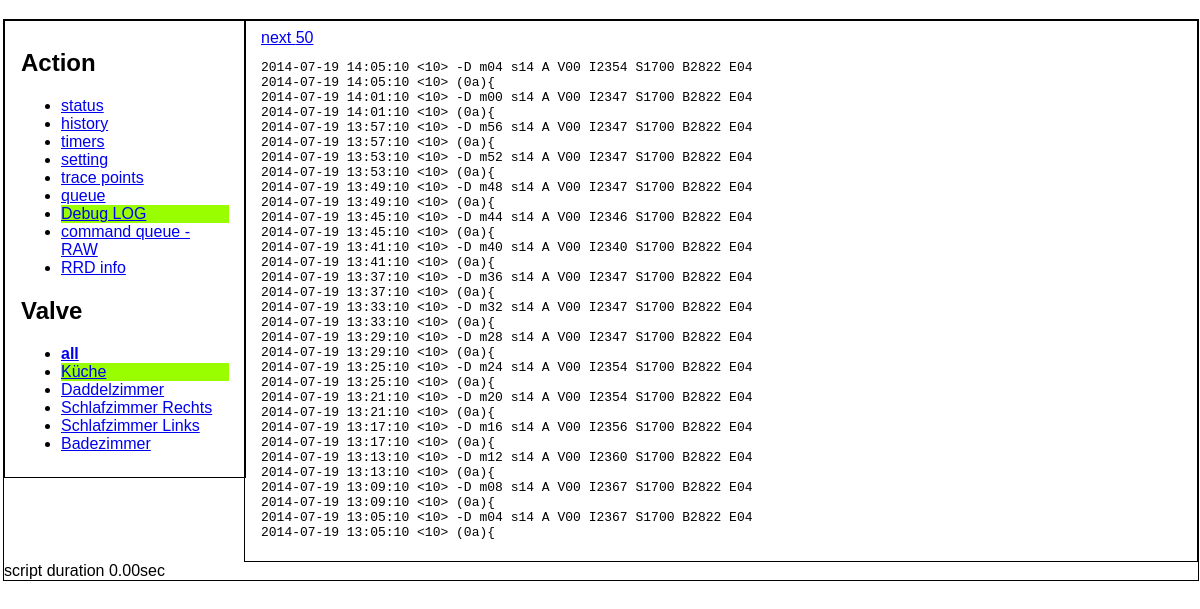
The app's page /?page=debug_log&addr=10 with its own data.
### tables this page shows
CREATE TABLE debug_log (
    id INTEGER PRIMARY KEY, 
    time INTEGER, 
    addr INTEGER,
    data CHAR(80));

### common.php (called while the page is built, shortened)
<?php
include "config.php";
function format_time($timestamp) {
    return date("Y-m-d H:i:s",$timestamp);
}
function cleanString($wild) {
    return preg_replace("/[^[_:alnum:]+]/","",$wild);
}
class contend {
  function __construct($addr) {
    $this->addr=$addr;
  }
}

### config.php (called while the page is built, shortened)
<?php
   $room_name = array (
    0x0a => 'Küche',
    0x0b => 'Daddelzimmer',
    0x0c => 'Schlafzimmer Rechts',
    0x0d => 'Schlafzimmer Links',
    0x0e => 'Badezimmer',
  );

### contend/debug_log.php (the view, shortened to what this page needs)
<?php
class contend_debug_log extends contend {
  public function view() {
    global $db,$_GET;
    $limit = (int)($_GET['limit']);
    if ($limit<=0) $limit=50;
    $offset = (int)($_GET['offset']);
    if ($this->addr) {
	$where= ' WHERE addr='. $this->addr;
    } else {
	$where='';
    }
    $result = $db->query("SELECT * FROM debug_log$where ORDER BY time DESC LIMIT $offset,$limit");
    echo "<div>";
    echo " <a href=\"?page=debug_log&addr=$this->addr&offset=".($offset+50)."&limit=$limit\">next $limit</a>";
    echo "</div>";
    echo "<pre>\n";
    while ($row = $result->fetchArray()) {
	if ($row['addr']>0) $x=sprintf("<%02d>",$row['addr']);
	else $x="    ";
	printf("%s %s %s\n",format_time($row['time']),$x,$row['data']);
    }
    echo "</pre>\n";
  }
}

### index.php (shortened to what this page needs)
<?php
$ts=microtime(true);
include "config.php";
include "common.php";
    $addr = (int) $_GET['addr'];
    if (isset($_GET['page'])) {
      $page=cleanString($_GET['page']);
    } else {
      $page = "status";
    }
    if (isset($_GET['css'])) {
      $css=cleanString($_GET['css']).'.css';
    } else {
      $css = "browser_1.css";
    }
    $contend = new $contend_class($addr);
echo '<?xml version="1.0" encoding="UTF-8"?>
<!DOCTYPE html PUBLIC "-//W3C//DTD XHTML 1.0 Transitional//EN" "http://www.w3.org/TR/xhtml1/DTD/xhtml1-transitional.dtd">
<html xmlns="http://www.w3.org/1999/xhtml" xml:lang="en" lang="en">
<head>
<title>Heating</title>  <meta http-equiv="content-language" content="en" />
';
echo '<meta http-equiv="content-type" content="text/html; charset=utf-8" />
  <style media="screen" type="text/css"> @import url(';
echo "'css/$css'";
echo '); </style></head><body>';
echo '<div id="content">';
echo '<div id="sidebar"><div id="sidebar-content">';
  include "menu.php";
echo '</div></div>';
echo '<div id="main"><div id="main-content">';
    $contend->view();
echo '</div></div>';
echo '<div class="debug">';
  echo '<div>script duration '.sprintf("%.2f",microtime(true)-$ts)."sec</div>\n";
echo '</div>';
echo "</body></html>";

### menu.php (shortened to what this page needs)
<?php
  $actions = array (
    array( 0 => true, 'page'=>'status', 'text' => 'status'),
    array( 0 => false, 'page'=>'history', 'text' => 'history'),
    array( 0 => false, 'page'=>'timers', 'text' => 'timers'),
    array( 0 => false, 'page'=>'eeprom', 'text' => 'setting'),
    array( 0 => false, 'page'=>'trace', 'text' => 'trace points'),
    array( 0 => true, 'page'=>'queue', 'text' => 'queue'),
    array( 0 => true, 'page'=>'debug_log', 'text' => 'Debug LOG'),
    array( 0 => false, 'page'=>'raw_command_queue', 'text' => 'command queue - RAW'),
  );
global $RRD_ENABLE;
if ($RRD_ENABLE)
	$actions[] = array( 0 => true, 'page'=>'rrd', 'text' => 'RRD info');
?>
<h2>Action</h2>
<ul>
<?php
  foreach ($actions as $a) {
      if ($page==$a['page'])
	echo '<li class="active">';
      else
	echo '<li>';
      echo '<a href="?page='.$a['page']."&amp;addr=$addr\">".$a['text'].'</a></li>';
  }
?>
</ul>
<h2>Valve</h2>
<ul>
<?php
  if ($addr==0)
    echo '<li class="active">';
  else
    echo '<li>';
  echo "<a href=\"?page=status&amp;addr=0\"><strong>all</strong></a></li>";
  foreach ($room_name as $a => $n) {
      if ($addr==$a)
	echo '<li class="active">';
      else
	echo '<li>';
      echo "<a href=\"?page=$page&amp;addr=$a\">$n</a></li>";
  }
?>
</ul>

### css/browser_1.css (style rules this page uses)
body { background: white; margin:0; padding:3px; font-family: sans-serif; }
#content { width: 100%; margin:1em auto; border: 1px solid black; text-align:left; max-width: 1200px; }
#sidebar { float: left; width: 15em; margin:0; padding:0; border: 1px solid black; }
#sidebar-content { margin:0; padding: 0.5em 1em; }
#main { margin:0 0 0 15em; padding:0; border: 1px solid black; }
#main-content { margin:0; padding: 0.5em 1em; font-size: 100%; }
#sidebar .active { background-color: #99FF00; }

### records on screen
debug_log: time "2014-07-19 14:05:10", addr "<10>", data "-D m04 s14 A V00 I2354 S1700 B2822 E04"
debug_log: time "2014-07-19 14:05:10", addr "<10>", data "(0a){"
debug_log: time "2014-07-19 14:01:10", addr "<10>", data "-D m00 s14 A V00 I2347 S1700 B2822 E04"
debug_log: time "2014-07-19 14:01:10", addr "<10>", data "(0a){"
debug_log: time "2014-07-19 13:57:10", addr "<10>", data "-D m56 s14 A V00 I2347 S1700 B2822 E04"
debug_log: time "2014-07-19 13:57:10", addr "<10>", data "(0a){"
debug_log: time "2014-07-19 13:53:10", addr "<10>", data "-D m52 s14 A V00 I2347 S1700 B2822 E04"
debug_log: time "2014-07-19 13:53:10", addr "<10>", data "(0a){"
debug_log: time "2014-07-19 13:49:10", addr "<10>", data "-D m48 s14 A V00 I2347 S1700 B2822 E04"
debug_log: time "2014-07-19 13:49:10", addr "<10>", data "(0a){"
debug_log: time "2014-07-19 13:45:10", addr "<10>", data "-D m44 s14 A V00 I2346 S1700 B2822 E04"
debug_log: time "2014-07-19 13:45:10", addr "<10>", data "(0a){"
debug_log: time "2014-07-19 13:41:10", addr "<10>", data "-D m40 s14 A V00 I2340 S1700 B2822 E04"
debug_log: time "2014-07-19 13:41:10", addr "<10>", data "(0a){"
debug_log: time "2014-07-19 13:37:10", addr "<10>", data "-D m36 s14 A V00 I2347 S1700 B2822 E04"
debug_log: time "2014-07-19 13:37:10", addr "<10>", data "(0a){"
debug_log: time "2014-07-19 13:33:10", addr "<10>", data "-D m32 s14 A V00 I2347 S1700 B2822 E04"
debug_log: time "2014-07-19 13:33:10", addr "<10>", data "(0a){"
debug_log: time "2014-07-19 13:29:10", addr "<10>", data "-D m28 s14 A V00 I2347 S1700 B2822 E04"
debug_log: time "2014-07-19 13:29:10", addr "<10>", data "(0a){"
debug_log: time "2014-07-19 13:25:10", addr "<10>", data "-D m24 s14 A V00 I2354 S1700 B2822 E04"
debug_log: time "2014-07-19 13:25:10", addr "<10>", data "(0a){"
debug_log: time "2014-07-19 13:21:10", addr "<10>", data "-D m20 s14 A V00 I2354 S1700 B2822 E04"
debug_log: time "2014-07-19 13:21:10", addr "<10>", data "(0a){"
debug_log: time "2014-07-19 13:17:10", addr "<10>", data "-D m16 s14 A V00 I2356 S1700 B2822 E04"
debug_log: time "2014-07-19 13:17:10", addr "<10>", data "(0a){"
debug_log: time "2014-07-19 13:13:10", addr "<10>", data "-D m12 s14 A V00 I2360 S1700 B2822 E04"
debug_log: time "2014-07-19 13:13:10", addr "<10>", data "(0a){"
debug_log: time "2014-07-19 13:09:10", addr "<10>", data "-D m08 s14 A V00 I2367 S1700 B2822 E04"
debug_log: time "2014-07-19 13:09:10", addr "<10>", data "(0a){"
debug_log: time "2014-07-19 13:05:10", addr "<10>", data "-D m04 s14 A V00 I2367 S1700 B2822 E04"
debug_log: time "2014-07-19 13:05:10", addr "<10>", data "(0a){"

### other values on screen
$a['text'] "status"
$a['text'] "history"
$a['text'] "timers"
$a['text'] "setting"
$a['text'] "trace points"
$a['text'] "queue"
$a['text'] "Debug LOG"
$a['text'] "command queue - RAW"
$a['text'] "RRD info"
$n "Küche"
$n "Daddelzimmer"
$n "Schlafzimmer Rechts"
$n "Schlafzimmer Links"
$n "Badezimmer"
$limit "50"
